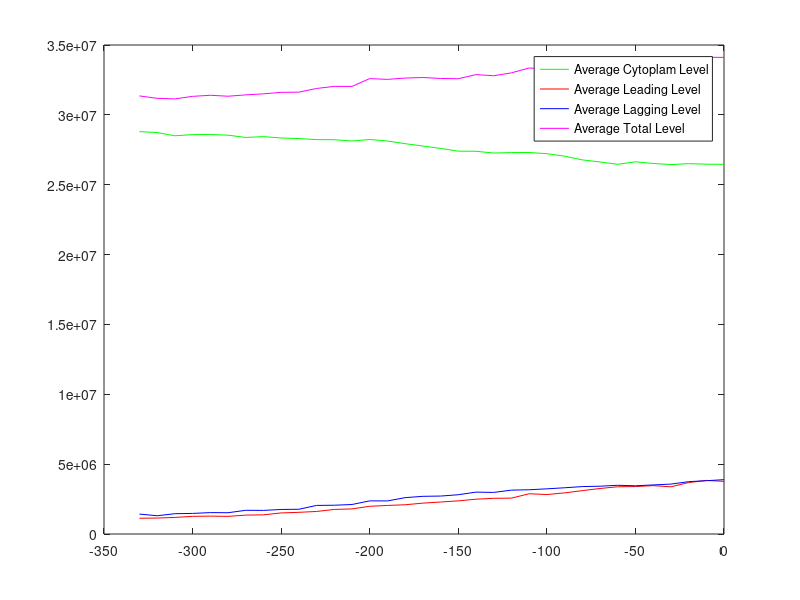
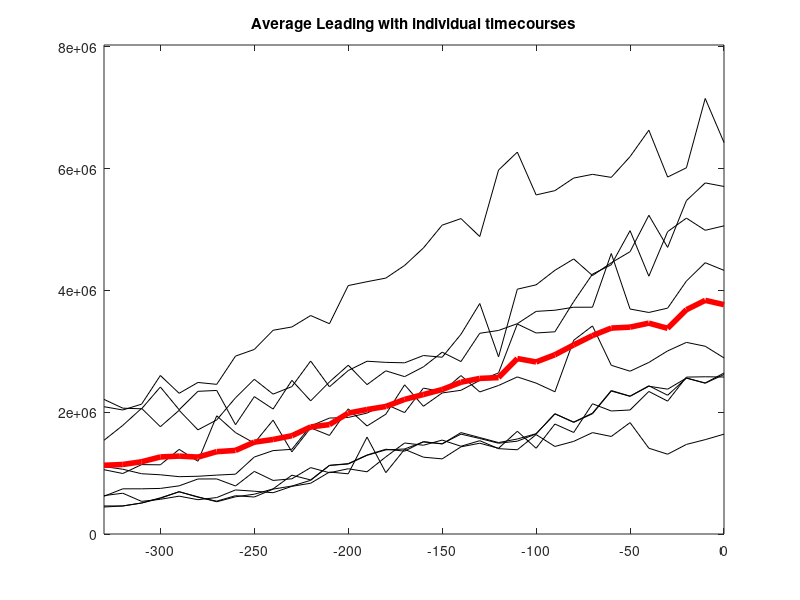
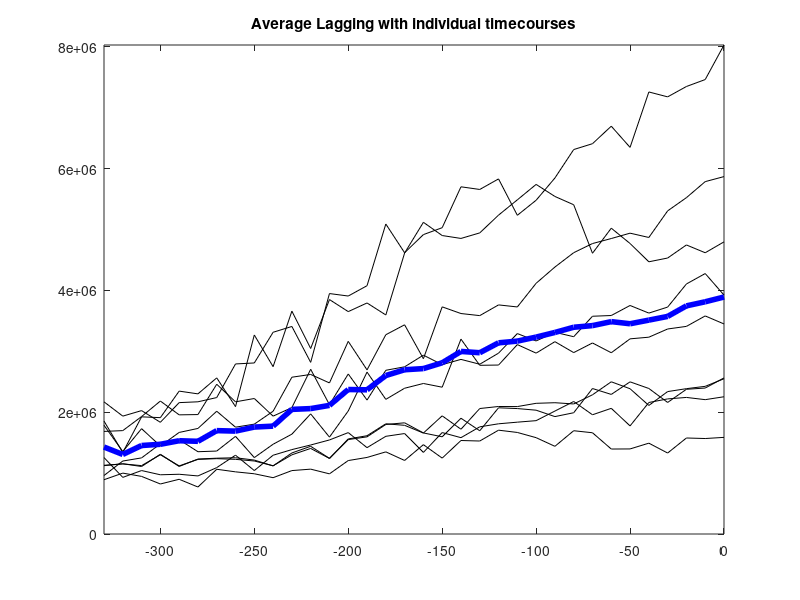
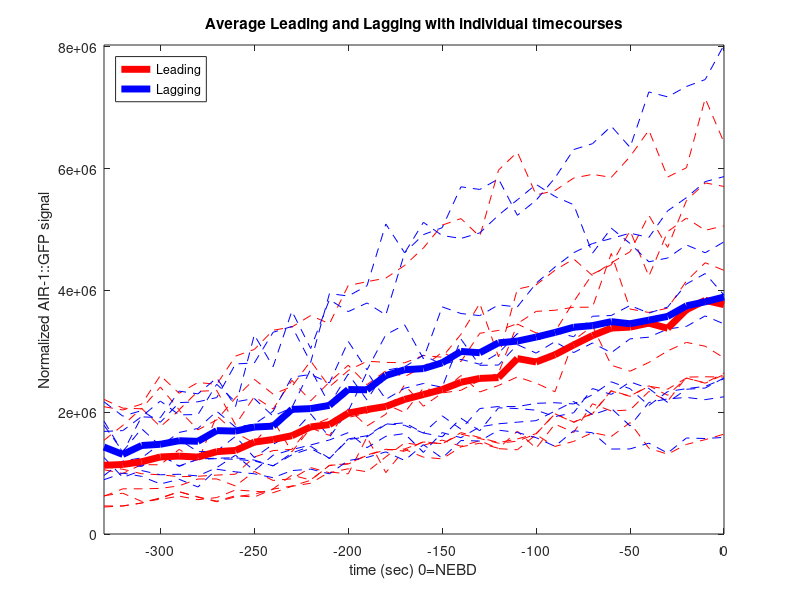

Write the MATLAB code that produced these figures, in order. (Note: this script raises an error after producing the figures.)
close all
S=load('PhotobleachCorrection.mat');
DataDisplay = S.CorrectforPhotobleach;
t = DataDisplay(:,1);
TimeFrame = t>-331 & t<1;
t = DataDisplay(TimeFrame,1);
count = DataDisplay(TimeFrame,2);

Cytos = DataDisplay(TimeFrame,10:5:end);
Leads = DataDisplay(TimeFrame,8:5:end);
Laggs = DataDisplay(TimeFrame,9:5:end);
Totls = DataDisplay(TimeFrame,11:5:end);

% for i = 1:size(Totls,2)
%
%     AvgTot = mean(Totls(:,i));
%     Totls(:,i) = Totls(:,i)./AvgTot;
%     Cytos(:,i) = Cytos(:,i)./AvgTot;
%     Leads(:,i) = Leads(:,i)./AvgTot;
%     Laggs(:,i) = Laggs(:,i)./AvgTot;
% end
AvgTotl = mean(Totls,2);
AvgCyto = mean(Cytos,2);
AvgLead = mean(Leads,2);
AvgLagg = mean(Laggs,2);

plot(t,AvgCyto,'g',t,AvgLead,'r',t,AvgLagg,'b',t,AvgTotl,'m')
legend('Average Cytoplam Level','Average Leading Level','Average Lagging Level','Average Total Level')

maxLeadLagg = max(max(max(Leads)),max(max(Laggs)));
figure

plot(t,Leads,'black-')
hold on
plot(t,AvgLead,'r-','linewidth',4)
ylim([0 maxLeadLagg])
title(["Average Leading with individual timecourses"])
xlim([-330 0])
%subtitle()
figure

plot(t,Laggs,'black-')
hold on
plot(t,AvgLagg,'b-','linewidth',4)
ylim([0 maxLeadLagg])
title(["Average Lagging with individual timecourses"])
xlim([-330 0])
figure

plot(t,Leads,'r--','linewidth',.5,'HandleVisibility','Off')
hold on
plot(t,Laggs,'b--','linewidth',.5,'HandleVisibility','Off')
plot(t,AvgLead,'r-','linewidth',5,'DisplayName','Leading')
plot(t,AvgLagg,'b-','linewidth',5,'DisplayName','Lagging')
legend('Location','northwest')
ylim([0 maxLeadLagg])
ylabel('Normalized AIR-1::GFP signal')
xlabel('time (sec) 0=NEBD')
xlim([-330 0])
title("Average Leading and Lagging with individual timecourses")
figure

plot(t,Totls,'black--')
hold on
plot(t,AvgTotl,'b-','linewidth',3)
plot(t,ones(length(t),1),'r','linewidth',2)
ylim([0.6 1.4])
title(["Average Totals with individual timecourses"])
figure

plot(t,Leads'./Laggs','black--')
hold on
errorbar(t,mean(Leads'./Laggs','omitnan'),std(Leads'./Laggs','omitnan'),'r','linewidth',1)
plot(t,mean(Leads'./Laggs','omitnan'),'r','linewidth',4)
%plot(t,ones(length(t),1),'y--','linewidth',2)
ylim([0 2])
xlim([-330 0])
ylabel('Ratio')
xlabel('time (sec) 0=NEBD')
title("Average Ratio of Leading/Lagging with individual ratios")

figure
i=1;
for Bt = 4:2:26
    subplot(3,4,i)
    i=i+1;
    BleachLagg=[AvgLagg(Bt); AvgLagg(Bt+1:Bt+6)-AvgLagg(Bt+1)]./AvgLagg(Bt);
    BleachLead=[AvgLead(Bt); AvgLead(Bt+1:Bt+6)-AvgLead(Bt+1)]./AvgLead(Bt);
    plot(t(Bt:Bt+6),BleachLead,t(Bt:Bt+6),BleachLagg)
    if Bt==4
        legend('Lead','Lagg')
    end
end
sgtitle('FRAP with no Recovery')